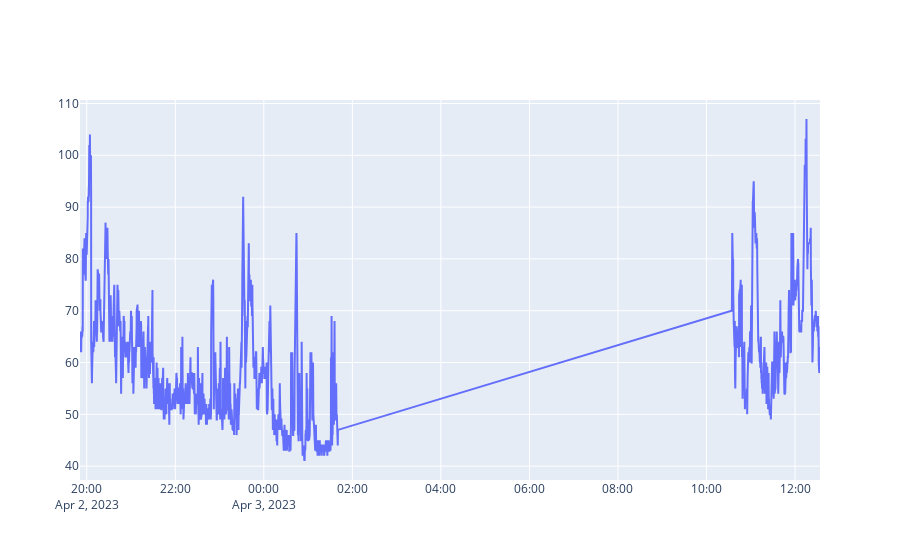

Notebook source saved alongside this figure:
### Code cell
import plotly.graph_objects as go

fig = go.Figure()
fig.add_trace(go.Scatter(x=df_heartRate['datetime'], y=df_heartRate['value'], mode='lines', name='Heart Rate'))

### Figure 1 — Plotly figure (JSON) as saved in the notebook; plotly's stock layout.template omitted (floating-point values rounded to 4 significant figures; data arrays with more than 128 entries replaced by an {"elided": "..."} marker saying what was removed)
{"data": [{"mode": "lines", "name": "Heart Rate", "type": "scatter", "x": {"elided": "3417 str values"}, "y": {"elided": "3417 int values"}}], "layout": {}}
